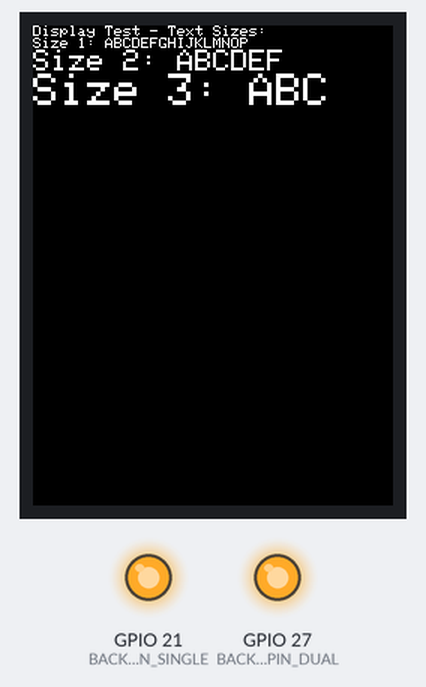
A sketch run on a simulated ESP32. Shown: 240×320 colour display, output pins drawn as LEDs (lit = HIGH). What the sketch prints to the serial monitor is not drawn.

Above: at 1.3 s.
At 3.5 s:
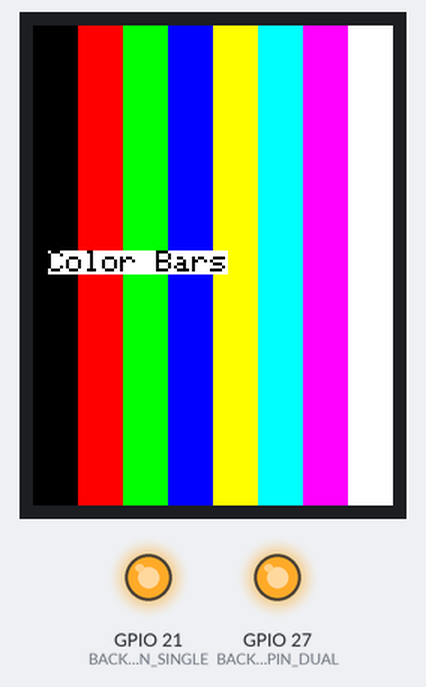
At 6.5 s:
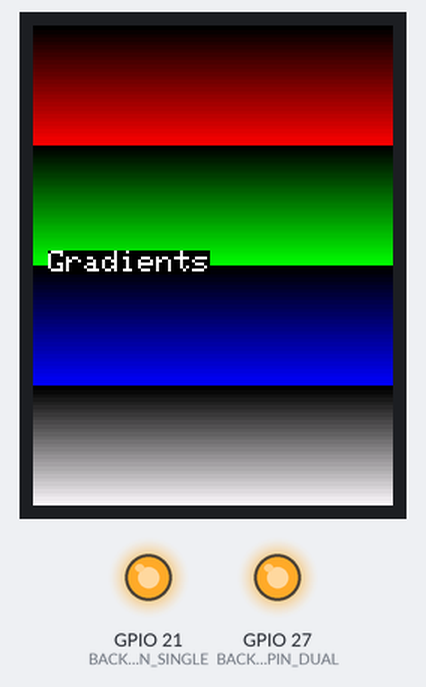
At 9.4 s:
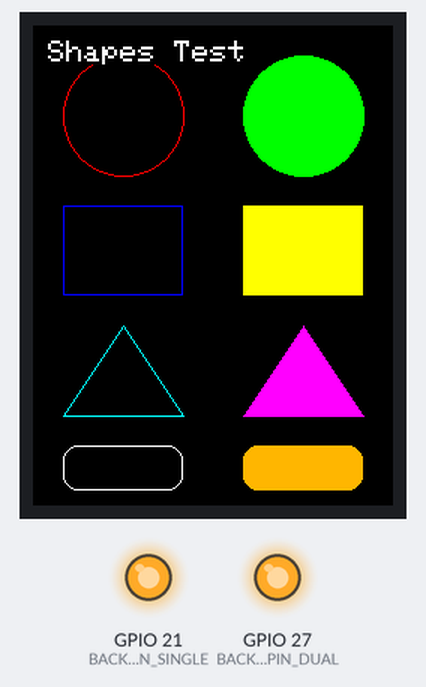
At 12.5 s:
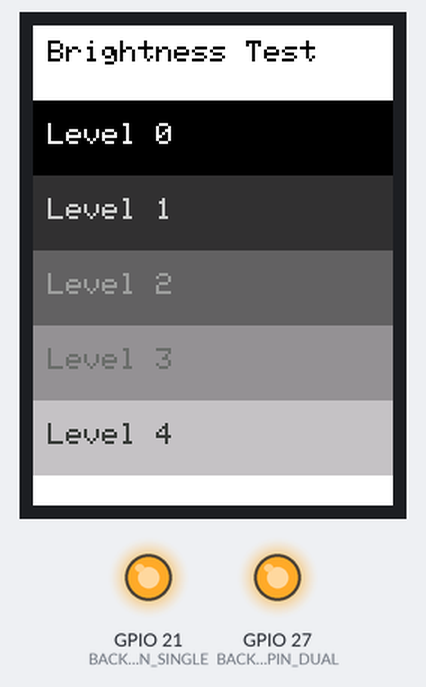

Measured:
- by itself, everything shown: repeats every 12.0 s, in 4 steps
- what the display in image 0 shows lasts 2.2 s, from 1.2 s to 3.4 s
- what the display in image 1 shows lasts 3.0 s, from 3.4 s to 6.4 s
- what the display in image 2 shows lasts 2.9 s, from 6.4 s to 9.3 s
- what the display in image 3 shows lasts 3.1 s, from 9.3 s to 12.4 s

The sketch:

display-test.ino
```cpp
// Display Test Sketch for CYD
// Shows color bars and text on detected display

#include <SPI.h>
#include <TFT_eSPI.h>

TFT_eSPI tft = TFT_eSPI();

// Pin definitions for backlight
#define BACKLIGHT_PIN_SINGLE 21
#define BACKLIGHT_PIN_DUAL   27

void setup() {
  Serial.begin(115200);
  delay(1000);

  Serial.println("\nCYD Display Test v1.0");
  Serial.println("====================");

  // Initialize display
  tft.begin();

  // Try both backlight pins
  pinMode(BACKLIGHT_PIN_SINGLE, OUTPUT);
  pinMode(BACKLIGHT_PIN_DUAL, OUTPUT);
  digitalWrite(BACKLIGHT_PIN_SINGLE, HIGH);
  digitalWrite(BACKLIGHT_PIN_DUAL, HIGH);

  Serial.println("Display initialized");
  Serial.println("Testing display output...");

  // Clear screen
  tft.fillScreen(TFT_BLACK);

  // Test text rendering
  tft.setTextColor(TFT_WHITE, TFT_BLACK);
  tft.setTextSize(1);
  tft.setCursor(0, 0);
  tft.println("Display Test - Text Sizes:");

  tft.setTextSize(1);
  tft.println("Size 1: ABCDEFGHIJKLMNOP");

  tft.setTextSize(2);
  tft.println("Size 2: ABCDEF");

  tft.setTextSize(3);
  tft.println("Size 3: ABC");

  delay(2000);

  Serial.println("Text rendering test complete");
}

void loop() {
  static int testPhase = 0;
  static uint32_t phaseTimer = 0;

  if (millis() - phaseTimer > 3000) {
    phaseTimer = millis();

    switch(testPhase) {
      case 0:
        // Color bars test
        Serial.println("Testing color bars...");
        drawColorBars();
        break;

      case 1:
        // Gradient test
        Serial.println("Testing gradients...");
        drawGradient();
        break;

      case 2:
        // Geometric shapes test
        Serial.println("Testing shapes...");
        drawShapes();
        break;

      case 3:
        // Brightness test
        Serial.println("Testing brightness levels...");
        testBrightness();
        break;
    }

    testPhase = (testPhase + 1) % 4;
  }
}

void drawColorBars() {
  int barWidth = 240 / 8;
  uint16_t colors[] = {
    TFT_BLACK, TFT_RED, TFT_GREEN, TFT_BLUE,
    TFT_YELLOW, TFT_CYAN, TFT_MAGENTA, TFT_WHITE
  };

  tft.fillScreen(TFT_BLACK);

  for (int i = 0; i < 8; i++) {
    tft.fillRect(i * barWidth, 0, barWidth, 320, colors[i]);
  }

  tft.setTextColor(TFT_BLACK, TFT_WHITE);
  tft.setTextSize(2);
  tft.setCursor(10, 150);
  tft.println("Color Bars");
}

void drawGradient() {
  tft.fillScreen(TFT_BLACK);

  // Red gradient
  for (int i = 0; i < 80; i++) {
    uint8_t red = map(i, 0, 79, 0, 31);
    uint16_t color = (red << 11);
    tft.drawFastHLine(0, i, 240, color);
  }

  // Green gradient
  for (int i = 80; i < 160; i++) {
    uint8_t green = map(i - 80, 0, 79, 0, 63);
    uint16_t color = (green << 5);
    tft.drawFastHLine(0, i, 240, color);
  }

  // Blue gradient
  for (int i = 160; i < 240; i++) {
    uint8_t blue = map(i - 160, 0, 79, 0, 31);
    uint16_t color = blue;
    tft.drawFastHLine(0, i, 240, color);
  }

  // White gradient
  for (int i = 240; i < 320; i++) {
    uint8_t level = map(i - 240, 0, 79, 0, 31);
    uint16_t color = (level << 11) | ((level * 2) << 5) | level;
    tft.drawFastHLine(0, i, 240, color);
  }

  tft.setTextColor(TFT_WHITE, TFT_BLACK);
  tft.setTextSize(2);
  tft.setCursor(10, 150);
  tft.println("Gradients");
}

void drawShapes() {
  tft.fillScreen(TFT_BLACK);

  // Draw various shapes
  tft.drawCircle(60, 60, 40, TFT_RED);
  tft.fillCircle(180, 60, 40, TFT_GREEN);

  tft.drawRect(20, 120, 80, 60, TFT_BLUE);
  tft.fillRect(140, 120, 80, 60, TFT_YELLOW);

  tft.drawTriangle(60, 200, 20, 260, 100, 260, TFT_CYAN);
  tft.fillTriangle(180, 200, 140, 260, 220, 260, TFT_MAGENTA);

  tft.drawRoundRect(20, 280, 80, 30, 10, TFT_WHITE);
  tft.fillRoundRect(140, 280, 80, 30, 10, TFT_ORANGE);

  tft.setTextColor(TFT_WHITE, TFT_BLACK);
  tft.setTextSize(2);
  tft.setCursor(10, 10);
  tft.println("Shapes Test");
}

void testBrightness() {
  tft.fillScreen(TFT_WHITE);

  tft.setTextColor(TFT_BLACK, TFT_WHITE);
  tft.setTextSize(2);
  tft.setCursor(10, 10);
  tft.println("Brightness Test");

  // Note: Actual PWM brightness control would be done here
  // For now just showing different gray levels
  for (int i = 0; i < 5; i++) {
    uint8_t gray = i * 6;
    uint16_t color = (gray << 11) | (gray << 6) | gray;
    tft.fillRect(0, 50 + i * 50, 240, 50, color);

    tft.setCursor(10, 65 + i * 50);
    tft.setTextColor(TFT_WHITE - color, color);
    tft.print("Level ");
    tft.println(i);
  }
}
```
